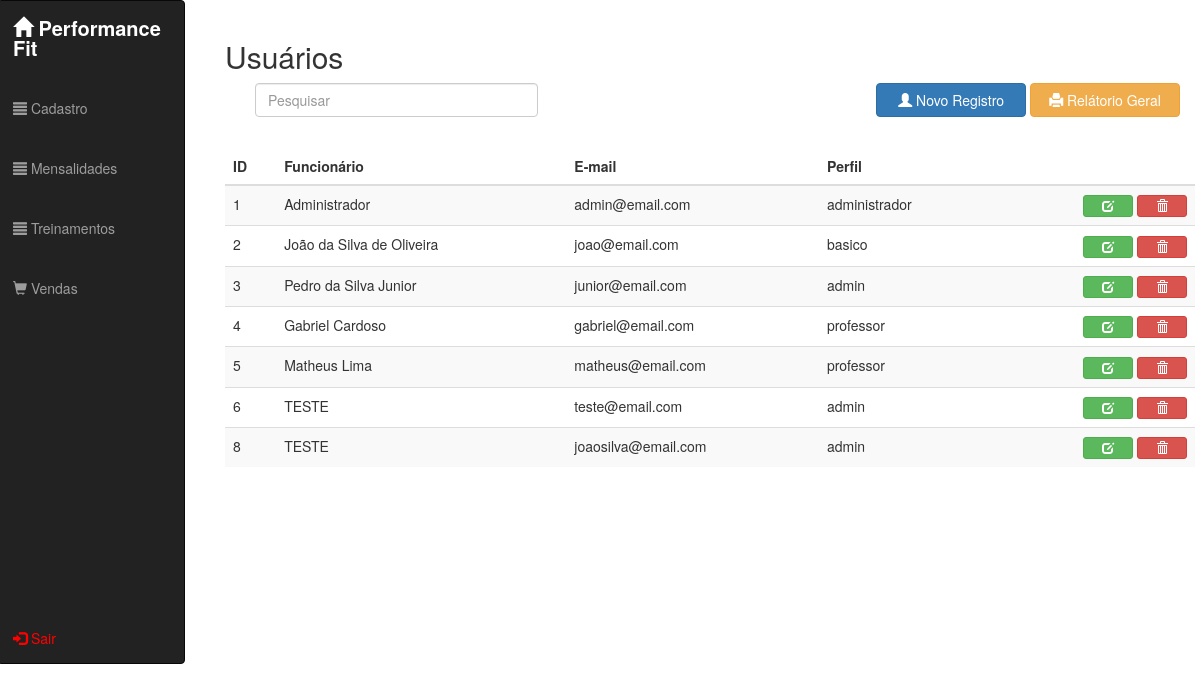
Screenshot of /view.usuario (signed in) with the database file from the repository.
### tables this page shows
CREATE TABLE `usuario` (
  `idusuario` int(11) NOT NULL,
  `nome_usuario` varchar(100) NOT NULL,
  `senha_usuario` varchar(32) DEFAULT NULL,
  `email_usuario` varchar(45) DEFAULT NULL,
  `perfil_usuario` varchar(45) DEFAULT NULL,
  `idfuncionarios` int(11) NOT NULL
);

CREATE TABLE `funcionarios` (
  `idfuncionarios` int(11) NOT NULL,
  `idendereco_func` int(11) NOT NULL,
  `nome_func` varchar(100) NOT NULL,
  `nome_pai_func` varchar(100) DEFAULT NULL,
  `nome_mae_func` varchar(100) DEFAULT NULL,
  `dt_nasc_func` date NOT NULL,
  `tipo_san_func` varchar(6) DEFAULT NULL,
  `rg_func` varchar(7) NOT NULL,
  `cpf_func` varchar(14) NOT NULL,
  `cpts_func` varchar(7) DEFAULT NULL,
  `pis_func` varchar(11) DEFAULT NULL,
  `estado_civil_func` varchar(45) DEFAULT NULL,
  `nacionalidade_func` varchar(45) DEFAULT NULL,
  `naturalidade_func` varchar(45) DEFAULT NULL,
  `cargo_func` varchar(45) NOT NULL,
  `funcao_func` varchar(145) DEFAULT NULL,
  `salario_func` decimal(8,2) NOT NULL,
  `entrada_func` time DEFAULT NULL,
  `saida_func` time DEFAULT NULL,
  `email_func` varchar(50) NOT NULL,
  `celular_func` varchar(16) DEFAULT NULL,
  `residencial_func` varchar(15) DEFAULT NULL,
  `status_func` varchar(50) NOT NULL,
  `obs_func` varchar(500) DEFAULT NULL
);

### _app/Conn/Conn.class.php (called while the page is built, shortened)
<?php
class Conn {
    private static $Host = SIS_DB_HOST;
    private static $User = SIS_DB_USER;
    private static $Pass = SIS_DB_PASS;
    private static $Dbsa = SIS_DB_DBSA;
    private static $Connect = null;
    private static function Conectar() {
        try {
            if (self::$Connect == null):
                $dsn = 'mysql:host=' . self::$Host . ';dbname=' . self::$Dbsa;
                $options = [ PDO::MYSQL_ATTR_INIT_COMMAND => 'SET NAMES UTF8'];
                self::$Connect = new PDO($dsn, self::$User, self::$Pass, $options);
                self::$Connect->setAttribute(PDO::ATTR_ERRMODE, PDO::ERRMODE_EXCEPTION);
            endif;
        } catch (PDOException $e) {
            PHPErro($e->getCode(), $e->getMessage(), $e->getFile(), $e->getLine());
            die;
        }
        return self::$Connect;
    }
    public static function getConn() {
        return self::Conectar();
    }
}

### _app/Conn/Read.class.php (called while the page is built, shortened)
<?php
class Read {
    private $Select;
    private $Result;
    private $Read;
    private $Conn;
    public function __construct() {
        $this->Conn = Conn::getConn();
    }
    public function ExeRead($Tabela, $Termos = null, $ParseString = null) {
        $this->Select = "SELECT * FROM {$Tabela} {$Termos}";
    }
    public function getResult() {
        return $this->Result;
    }
    public function FullRead($Query, $ParseString = null) {
        $this->Select = (string) $Query;
        $this->Execute();
    }
    private function Connect() {
        $this->Read = $this->Conn->prepare($this->Select);
        $this->Read->setFetchMode(PDO::FETCH_ASSOC);
    }
    private function Execute() {
        $this->Connect();
        try {
            $this->Read->execute();
            $this->Result = $this->Read->fetchAll();
        } catch (PDOException $e) {
            $this->Result = null;
            Erro("<b>Erro ao Ler:</b> {$e->getMessage()}", $e->getCode());
        }
    }
}

### Views/view.usuario.php (the view, shortened to what this page needs)
<?php require REQUIRE_PATH . '/menu.php'; ?>
<div class="col-md-10 modals">
    <br>
    <h2>Usuários</h2>
    <div class="col-md-12" align="right">
        <form action="" method="POST">
            <div class="form-group col-md-4">
                <input type="text" class="form-control pesquisar pesquisar-usuario" placeholder="Pesquisar">
            </div>
        </form>
        <button type="button" class="btn btn-primary open-modal-create"><i class="glyphicon glyphicon-user"></i> Novo Registro</button>
        <a class="relatorio-geral" href="http://localhost/academia/Views/view.usuarios.relatorio.php" target="_blank"><button type="" class="btn btn-warning"><i class="glyphicon glyphicon-print"></i> Relátorio Geral</button></a>
    </div>
    <div class="form-group col-md-12 mensagens-retorno">
    </div>
    <table class="table table-striped modal-table">
        <thead>
            <tr>
                <th>ID</th>
                <th>Funcionário</th>
                <th>E-mail</th>
                <th>Perfil</th>
                <th></th>
            </tr>
        </thead>
        <tbody class="j-result-usuarios">
            <?php
            $ReadUsuario = new Read;
            $ReadUsuario->FullRead("SELECT usuario.idusuario, usuario.email_usuario, usuario.perfil_usuario, funcionarios.nome_func " .
                    "FROM usuario " .
                    "INNER JOIN funcionarios ON usuario.idfuncionarios = funcionarios.idfuncionarios");
            foreach ($ReadUsuario->getResult() as $e):
                extract($e);
                echo
                "<tr id='{$idusuario}'>" .
                "<td>{$idusuario}</td>" .
                "<td>{$nome_func}</td>" .
                "<td>{$email_usuario}</td>" .
                "<td>{$perfil_usuario}</td>" .
                "<td align='right'>" .
                "<button class='btn btn-success btn-xs open-modal-update j-open-modal-update-usuario' idusuario='{$idusuario}'><i class='glyphicon glyphicon-edit'></i></button> " .
                "<button class='btn btn-danger btn-xs open-delete j-btn-del-usuario' idusuario='{$idusuario}'><i class='glyphicon glyphicon-trash'></i></button>" .
                "</td>" .
                "</tr>";
            endforeach;
            ?>
        </tbody>
    </table>
</div>

### Views/css/style.css (style rules this page uses)
.btn-success { width: 150px; }
.btn-danger { width: 150px; }
.btn-warning { width: 150px; }
.btn-primary { width: 150px; }
.open-modal-update { width: 50px; }
.open-delete { width: 50px; }
.modals { margin-left: 210px; }

### rows the page displays
usuario: idusuario "1", idfuncionarios.nome_func "Administrador", email_usuario "admin@email.com", perfil_usuario "administrador"
usuario: idusuario "2", idfuncionarios.nome_func "João da Silva de Oliveira", email_usuario "joao@email.com", perfil_usuario "basico"
usuario: idusuario "3", idfuncionarios.nome_func "Pedro da Silva Junior", email_usuario "junior@email.com", perfil_usuario "admin"
usuario: idusuario "4", idfuncionarios.nome_func "Gabriel Cardoso", email_usuario "gabriel@email.com", perfil_usuario "professor"
usuario: idusuario "5", idfuncionarios.nome_func "Matheus Lima", email_usuario "matheus@email.com", perfil_usuario "professor"
usuario: idusuario "6", idfuncionarios.nome_func "TESTE", email_usuario "teste@email.com", perfil_usuario "admin"
usuario: idusuario "8", idfuncionarios.nome_func "TESTE", email_usuario "joaosilva@email.com", perfil_usuario "admin"
